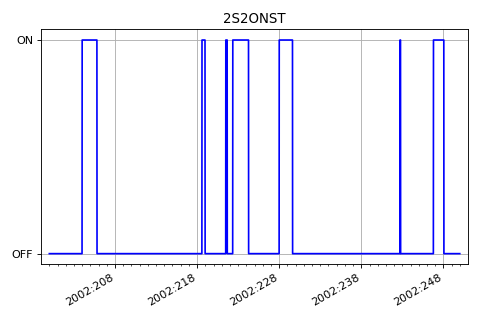

Write the Python code that produced this figure.
from Ska.engarchive import fetch
import matplotlib.pyplot as plt
plt.figure(figsize=(6, 4), dpi=75)
dat = fetch.Msid('2S2ONST', '2002:200', '2002:250', stat='5min')
dat.plot()
plt.grid()
plt.tight_layout()
